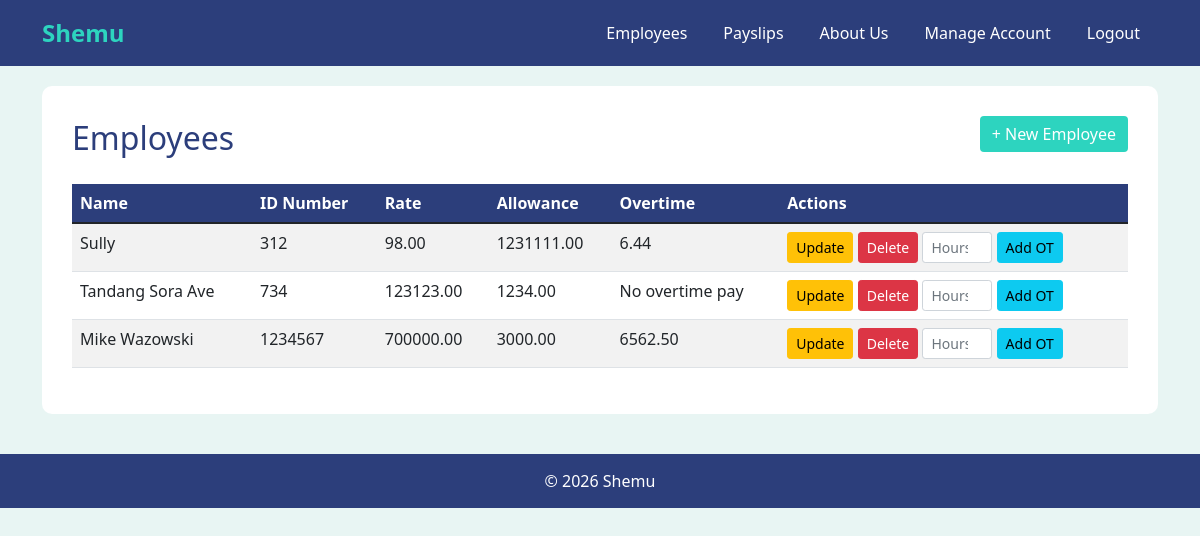
Before: /employees/2/ with the older database file.
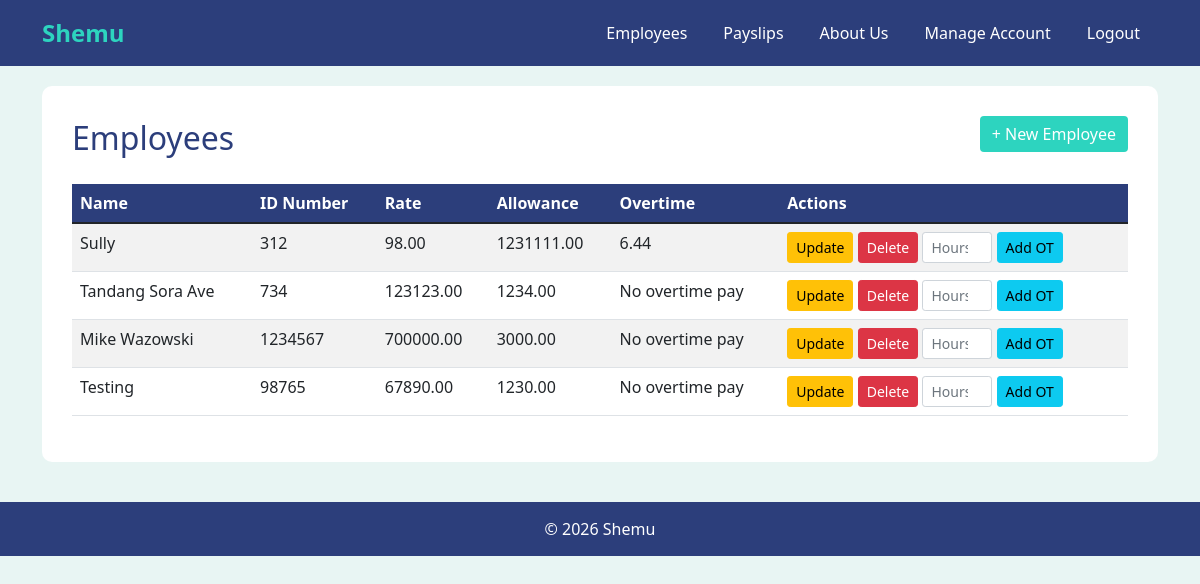
After: the same page with the newer database file.
### shemuapp/models.py (models this page shows, shortened)
class Employee(models.Model):
    name = models.CharField(max_length=300)
    id_number = models.CharField(max_length=300)
    rate = models.DecimalField(max_digits=10, decimal_places=2)
    overtime_pay = models.DecimalField(max_digits=10, decimal_places=2,null=True, blank=True)
    allowance = models.DecimalField(max_digits=10, decimal_places=2, null=True, blank=True)
    def getOvertime(self):
        if not self.overtime_pay:
            message = "No overtime pay"
            return message
        else:
            return self.overtime_pay
    def getAllowance(self):
        if not self.allowance:
            message = "No allowance"
            return message
        else:
            return self.allowance

### shemuapp/views.py (the view)
# urls.py: path('', views.employees, name='employees'),
def employees(request, pk):
    account = get_object_or_404(Account, pk=pk)
    employees = Employee.objects.all()
    return render(request, 'employees.html', {'employees': employees, 'pk': pk, 'current_user': account.getUsername()})

### shemuapp/models.py (called while the page is built)
    def getUsername(self):
        return self.username

### shemuapp/templates/employees.html (shortened to what this page needs)
{% extends 'base.html' %}
{% block content %}
<div class="d-flex justify-content-between align-items-center mb-3">
    <h2>Employees</h2>
    <a href="{% url 'create_employee' pk=pk %}" class="btn btn-teal mb-3">+ New Employee</a>
</div>
<table class="table table-striped">
    <thead>
        <tr>
            <th>Name</th>
            <th>ID Number</th>
            <th>Rate</th>
            <th>Allowance</th>
            <th>Overtime</th>
            <th>Actions</th>
        </tr>
    </thead>
    <tbody>
        {% for employee in employees %}
        <tr>
            <td>{{ employee.name }}</td>
            <td>{{ employee.id_number }}</td>
            <td>{{ employee.rate }}</td>
            <td>{{ employee.getAllowance }}</td>
            <td>{{ employee.getOvertime }}</td>
            <td style="white-space: nowrap;">
                <form method="post" action="{% url 'update_employee' pk=pk %}" style="display:inline;">
                    <button type="submit" class="btn btn-warning btn-sm">Update</button>
                </form>
                <form method="post" action="{% url 'delete_employee' pk=pk %}" style="display:inline;">
                    <button type="submit" class="btn btn-danger btn-sm">Delete</button>
                </form>
                <form method="post" action="{% url 'add_overtime' pk=pk %}" style="display:inline;">
                    <input type="number" name="overtime_hours" step="0.01" placeholder="Hours" min="0" class="form-control form-control-sm" style="width:70px; display: inline-block; vertical-align: middle;" required>
                    <button type="submit" class="btn btn-info btn-sm">Add OT</button>
                </form>
            </td>
        </tr>
        {% empty %}
        <tr>
            <td colspan="6" class="text-center">No employees found</td>
        </tr>
        {% endfor %}
    </tbody>
</table>
{% endblock %}

Changed rows visible on the page:
changed Employee "Mike Wazowski": getOvertime "6562.50" → "No overtime pay"
added Employee: name "Testing", id_number "98765", rate "67890.00", getAllowance "1230.00", getOvertime "No overtime pay"
